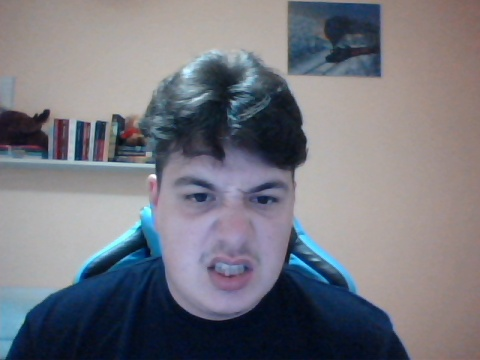
#> input picture datasets/dataset/frameAN-02-07-2022-21-08-36.jpg, 480 x 360 px; its folder holds 4 pictures in this run
$ python TrainedClassifiers.py
#> lines starting #> are read from the running program, lines starting #| are printed output that depends on the picture
### Reader.py
import numpy as np
from sklearn.model_selection import train_test_split

import cv2
import os

from SpecialImage import SpecialImage


class Reader:
    @staticmethod
    def read_from(path):
#> called with path = 'datasets/dataset'
        dataset = []
        dataset_path = path

        for file_name in os.listdir(dataset_path):
            if ".tiff" in file_name or ".jpg" in file_name:
                img = cv2.imread(os.path.join(dataset_path, file_name))
#> img is the input picture: shape (360, 480, 3); mean B, G, R 127.2, 118.8, 118.1
                dataset.append(img)
        dataset = np.array(dataset)

        training_data, testing_data = train_test_split(dataset, test_size=0.2, random_state=25)

        training_data = np.array(dataset)
        testing_data = np.array(dataset)
        print(training_data.shape)
#| (4, 360, 480, 3)
        print(testing_data.shape)
#| (4, 360, 480, 3)
        return training_data, testing_data

    @staticmethod
    def get_target_for_image(file_name):
        if "AN" in file_name:
            return 0
        if "DI" in file_name:
            return 1
        if "FE" in file_name:
            return 2
        if "HA" in file_name:
            return 3
        if "NE" in file_name:
            return 4
        if "SA" in file_name:
            return 5
        if "SU" in file_name:
            return 6

    @staticmethod
    def read_from_with_target(path):
        dataset = []
        dataset_path = path
        for file_name in os.listdir(dataset_path):
            if ".tiff" in file_name or ".jpg" in file_name:
                img = cv2.imread(os.path.join(dataset_path, file_name))
                target = Reader.get_target_for_image(file_name)
                special_image = SpecialImage(img, target)
                dataset.append(special_image)

        return dataset

    # [13 lines left out: function read_from_with_target_four_emotions, not called in this run]

### FaceDetector.py
import cv2
import cv2 as cv
from HOGFeatures import HogFeature
from SpecialImage import SpecialImage


class FaceDetector:
    def detect(self, data):
        try:
            special_image = SpecialImage(data.image, data.target)
            face_cascade = cv.CascadeClassifier('FaceDetection.xml')
            # mouth = face_cascade.detectMultiScale(image, 1.05, 38)
            face = face_cascade.detectMultiScale(data.image, scaleFactor=1.05, minNeighbors=5, minSize=(130, 130),
                                                 flags=cv.CASCADE_SCALE_IMAGE)
            (x, y, w, h) = face[0]
            # for (x, y, w, h) in face:
            #     cv2.rectangle(image, (x, y), (x + w, y + h), (255, 0, 0), 2)
            faceImage = data.image[y:y + h, x:x + w]
            (X, Y, Z) = faceImage.shape
            mouth_cascade = cv.CascadeClassifier("MouthDetection.xml")
            mouth = mouth_cascade.detectMultiScale(faceImage, scaleFactor=1.05, minNeighbors=20, minSize=(20, 20),
                                                   flags=cv.CASCADE_DO_ROUGH_SEARCH)
            (XMin, YMin, WMin, HMin) = (0, 0, 0, 0)
            minDif = Y
            for (x, y, w, h) in mouth:
                if minDif > Y - y:
                    (XMin, YMin, WMin, HMin) = (x, y, w, h)
                    minDif = Y - y
            # cv2.rectangle(faceImage, (XMin, YMin), (XMin + WMin, YMin + HMin), (255, 0, 0), 2)

            crop_img = faceImage[YMin:YMin + HMin, XMin:XMin + WMin]
            resized_img = FaceDetector.resize_image(crop_img)
            special_image.set_image(resized_img)
            # cv2.imshow('face_detected1.png', faceImage)
            # cv2.waitKey(0)
            # cv2.destroyAllWindows()

            hogFeatures = HogFeature()
            hog_special_image = hogFeatures.get_hog_features(special_image)
            hog_special_image.set_detected_face(face[0])
            return hog_special_image
        except:
            return None

    # [48 lines left out: functions detectLips, detectFace, not called in this run]

    def resize_image(img):
        return cv.resize(img, (70, 40), interpolation=cv.INTER_LINEAR)

### HOGFeatures.py
import cv2
import matplotlib.pyplot as plt
from skimage.feature import hog
from skimage import data, exposure
import cv2 as cv
import numpy as np
from SpecialImage import SpecialImage


def rgb2gray(rgb):
    return np.dot(rgb[..., :3], [0.2989, 0.5870, 0.1140])


class HogFeature:
    def get_hog_features(self, data):
        blur = cv.GaussianBlur(data.image, (5, 5), 0)
        fd, hog_image = hog(blur, orientations=8, pixels_per_cell=(8, 8),
                            cells_per_block=(2, 2), visualize=True, channel_axis=-1, transform_sqrt=True)

        #fig, (ax1, ax2) = plt.subplots(1, 2, figsize=(8, 4), sharex=True, sharey=True)

        # ax1.axis('off')
        # ax1.imshow(data.image, cmap=plt.cm.gray)
        # ax1.set_title('Input Image')

        hog_image_rescaled = exposure.rescale_intensity(hog_image, in_range=(0, 10))
        # [4 lines of commented-out code are left out]
        special_image = SpecialImage(hog_image_rescaled, data.target)
        special_image.set_fd(fd)
        return special_image

### kNN.py
import numpy as np
from distance import euclidean


class KNearestNeighbors:

    def __init__(self, k=3, distance_metric=euclidean):
        """Initialize k value and distance metric used for model."""
        self.k = k
        self.distance = distance_metric
        self.data = None

    def train(self, X, y):
        """Zip labels and input data together for classification."""
        # raise value error if inputs are wrong length or different types
        if len(X) != len(y) or type(X) != type(y):
            raise ValueError("X and y are incompatible.")
        # convert ndarrays to lists
        if type(X) == np.ndarray:
            X, y = X.tolist(), y.tolist()
        # set data attribute containing instances and labels
        self.data = [X[i]+[y[i]] for i in range(len(X))]

    def predict(self, array):
        y_test = np.array([], dtype=int)
        for a in array:
            """Predict class based on k-nearest neighbors."""
            neighbors = []
            # create mapping from distance to instance
            distances = {self.distance(x[:-1], a): x for x in self.data}
            # collect classes of k instances with shortest distance
            for key in sorted(distances.keys())[:self.k]:
                neighbors.append(distances[key][-1])
            # return most common vote
            y_test = np.append(y_test, max(set(neighbors), key=neighbors.count))
        return y_test

    def score(self, X_test, y_test):
        prediction = self.predict(X_test)
        scoreInd = 0
        for x in range(0, np.size(prediction), 1):
            if prediction[x] == y_test[x]:
                scoreInd = scoreInd + 1
        return scoreInd / np.size(prediction)

### SpecialImage.py
class SpecialImage:
    def __init__(self, image, target):
        self.fd = None
        self.image = image
        self.target = target
        self.detectedFace = None

    def set_image(self, image):
        self.image = image

    def set_fd(self, fd):
        self.fd = fd

    def set_detected_face(self, face):
        self.detectedFace = face

### distance/metrics.py
from numpy.linalg import norm

def euclidean(a, b):
    """Compute and return the euclidean distance between a and b."""
    return norm(a-b)

### TrainedClassifiers.py
from FaceDetector import FaceDetector
import numpy as np
import pickle
from Reader import Reader
from kNN import KNearestNeighbors
from distance import euclidean
from sklearn.model_selection import train_test_split
from sklearn import svm
from sklearn.ensemble import AdaBoostClassifier
from sklearn.ensemble import RandomForestClassifier
from sklearn.tree import DecisionTreeClassifier
from sklearn.linear_model import LogisticRegression

reader = Reader()
(trainingData, testingData) = reader.read_from('datasets/dataset')
dataset = reader.read_from_with_target('datasets/dataset')

count = 0
X = []
y = []
for data in dataset:
    faceDetector = FaceDetector()
    hogImage = faceDetector.detect(data)
    X.append(hogImage.fd)
    y.append(hogImage.target)
#> this loop made 4 passes
#> pass 1, in detect, `faceImage = data.image[y:y + h, x:x + w]`:
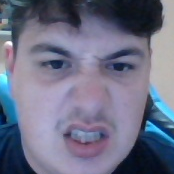
#> faceImage: shape (174, 174, 3); mean B, G, R 134, 111.7, 109.5
#> pass 1, in detect, `crop_img = faceImage[YMin:YMin + HMin, XMin:XMin + WMin]`:
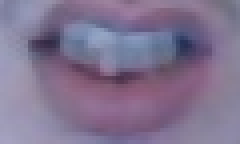
#> crop_img: shape (36, 60, 3) (shown 4 times larger); mean B, G, R 144.2, 115, 128.9
#> pass 1, in detect, `resized_img = FaceDetector.resize_image(crop_img)`:
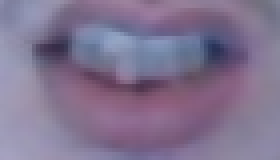
#> resized_img: shape (40, 70, 3) (shown 4 times larger); mean B, G, R 144.2, 115, 128.8

X = np.array(X, dtype=object)
y = np.array(y)

# train test split
X_train, X_test, y_train, y_test = train_test_split(
    X, y, test_size=0.2, random_state=42)

# knn train model
model = KNearestNeighbors(k=1, distance_metric=euclidean)
model.train(X_train, y_train)
knnPickle = open('knnpickle_file', 'wb')
pickle.dump(model, knnPickle)
knnPickle.close()
print(model.predict(X_test))
print(model.score(X_test, y_test))

# svm model
C = 2.0
svmModel = svm.LinearSVC(C=C, max_iter=10000)
#> (the run stopped early here; a loop or call above may not have finished)
